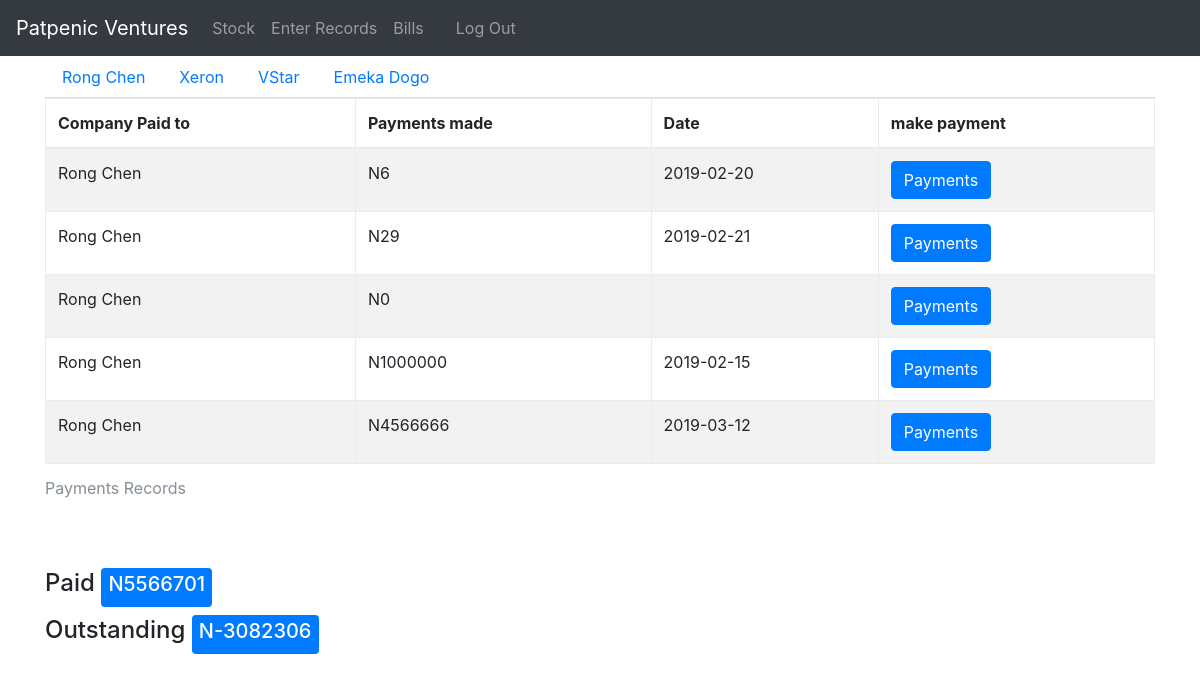
The app's page /server/payments.php with its own data.
### tables this page shows
CREATE TABLE IF NOT EXISTS `company` (
  `id` int(11) NOT NULL AUTO_INCREMENT,
  `name` varchar(20) NOT NULL,
  PRIMARY KEY (`id`)
);

CREATE TABLE IF NOT EXISTS `transactions` (
  `id` int(11) NOT NULL AUTO_INCREMENT,
  `bills` int(11) NOT NULL DEFAULT '0',
  `paymentsMade` mediumint(9) NOT NULL DEFAULT '0',
  `paymentsDate` date DEFAULT NULL,
  `itemId` int(11) NOT NULL,
  PRIMARY KEY (`id`)
);

### server/payments.php (the view, shortened to what this page needs)
<?php
include('config.php');
?>
<!DOCTYPE html>
 <html>
<head>
<link rel="stylesheet" href="../css/style.css">
<link rel="stylesheet" href="../css/bootstrap.css">
</head>
 <body>
  <header>
  <nav class="navbar navbar-expand-sm bg-dark navbar-dark">
  <a class="navbar-brand" href="admin.php">Patpenic Ventures</a>
  <ul class="navbar-nav">
    <li class="nav-item">
      <a class="nav-link" href="viewRecords.php">Stock</a>
    </li>
    <li class="nav-item">
      <a class="nav-link" href="Enterrecords.php">Enter Records</a>
    </li>
    <li class="nav-item">
      <a class="nav-link" href="#">Bills</a>
    </li>
    <li class="nav-item">
      <a class="nav-link" href="#"><?= $_SESSION['username']?></a>
    </li>
    <li class="nav-item">
      <a class="nav-link" href="logout.php">Log Out</a>
    </li>
  </ul>
</nav>
  </header>
  <div class="container">
  <ul class="nav nav-tabs">
    <li class="nav-item">
      <a class="nav-link" href="#">Rong Chen</a>
      </li>
      <li class="nav-item">
         <a class="nav-link" href="xeron2.php">Xeron</a>
      </li>
         <li class="nav-item">
        <a class="nav-link" href="VS2.php">VStar</a>
          </li>
            <li class="nav-item">
           <a class="nav-link" href="emekaedogo2.php" tabindex="-1">Emeka Dogo</a>
          </li>
     </ul>
  <table class="table table-striped table-bordered">
  <caption> Payments Records </caption>
  <thead class="thead-dark">
    <tr>
      <th scope="col"> Company Paid to </th>
      <th scope="col"> Payments made </th>
      <th scope="col">Date</th>
      <th scope="col">make payment</th>
    </tr>
  </thead>
  <tbody>
  <?php
   $res = "SELECT company.*,item.*,transactions.*, transactions.id AS tid FROM company JOIN item ON company.id = item.companyId
   JOIN transactions ON item.id = transactions.itemId WHERE item.companyId = 1";
$result = $con->query($res);
while($row = $result->fetch_assoc())
  {
    $company = $row['name'];
    $TP = $row['paymentsMade'];
    $DC =$row['paymentsDate'];
 ?>
<tr>
     <td><?=$company;?></td>
     <td><?='N'.$TP;?></td>
     <td><?=$DC;?></td>
     <td><a class="btn btn-primary" id="my" href="payform.php?pay=<?php echo $row['tid']?>">Payments</td>
</tr>
 <?php } ?>
 </tbody>
</table>
<br>
<?php
$hey="";
$res = $con->query("SELECT sum(bills - paymentsMade) AS rem , company.*,item.*,transactions.*
FROM company JOIN item ON company.id = item.companyId JOIN transactions ON item.id = transactions.itemId
 WHERE item.companyId=1");
$res1 = $res->fetch_assoc();
$sum1= $res1['rem'];
$res = $con->query("SELECT sum(paymentsMade) AS diff , company.*,item.*,transactions.*
FROM company JOIN item ON company.id = item.companyId JOIN transactions ON item.id = transactions.itemId
 WHERE item.companyId=1");
$res2 = $res->fetch_assoc();
$ksum = $res2['diff'];
?>
<p><h4>Paid <span class="badge badge-primary"> <h5><?='N'.$ksum.''.$hey;?></h5></span></h4>
  <h4> Outstanding <span class="badge badge-primary"><h5><?='N'.$sum1.''.$hey;?></h5></span></h4> </p>
</div>
</body>
</html>

### records on screen
company: name "Rong Chen", transactions.paymentsMade "6", transactions.paymentsDate "2019-02-20", transactions.paymentsMade "29", transactions.paymentsDate "2019-02-21", transactions.paymentsMade "0", transactions.paymentsMade "1000000", transactions.paymentsDate "2019-02-15", transactions.paymentsMade "4566666", transactions.paymentsDate "2019-03-12"

### other values on screen
$ksum "5566701"
$sum1 "-3082306"
